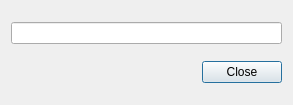
<?xml version="1.0" encoding="UTF-8"?>
<ui version="4.0">
 <class>QgsDisplayAngleBase</class>
 <widget class="QDialog" name="QgsDisplayAngleBase">
  <property name="geometry">
   <rect>
    <x>0</x>
    <y>0</y>
    <width>293</width>
    <height>105</height>
   </rect>
  </property>
  <property name="windowTitle">
   <string>Angle</string>
  </property>
  <layout class="QGridLayout" name="gridLayout">
   <item row="1" column="0" colspan="2">
    <widget class="QLineEdit" name="mAngleLineEdit">
     <property name="readOnly">
      <bool>true</bool>
     </property>
    </widget>
   </item>
   <item row="2" column="0">
    <spacer name="horizontalSpacer">
     <property name="orientation">
      <enum>Qt::Horizontal</enum>
     </property>
     <property name="sizeHint" stdset="0">
      <size>
       <width>129</width>
       <height>20</height>
      </size>
     </property>
    </spacer>
   </item>
   <item row="2" column="1">
    <widget class="QDialogButtonBox" name="buttonBox">
     <property name="orientation">
      <enum>Qt::Horizontal</enum>
     </property>
     <property name="standardButtons">
      <set>QDialogButtonBox::Close</set>
     </property>
    </widget>
   </item>
  </layout>
 </widget>
 <resources/>
 <connections>
  <connection>
   <sender>buttonBox</sender>
   <signal>accepted()</signal>
   <receiver>QgsDisplayAngleBase</receiver>
   <slot>accept()</slot>
   <hints>
    <hint type="sourcelabel">
     <x>248</x>
     <y>254</y>
    </hint>
    <hint type="destinationlabel">
     <x>157</x>
     <y>274</y>
    </hint>
   </hints>
  </connection>
  <connection>
   <sender>buttonBox</sender>
   <signal>rejected()</signal>
   <receiver>QgsDisplayAngleBase</receiver>
   <slot>reject()</slot>
   <hints>
    <hint type="sourcelabel">
     <x>316</x>
     <y>260</y>
    </hint>
    <hint type="destinationlabel">
     <x>286</x>
     <y>274</y>
    </hint>
   </hints>
  </connection>
 </connections>
</ui>
